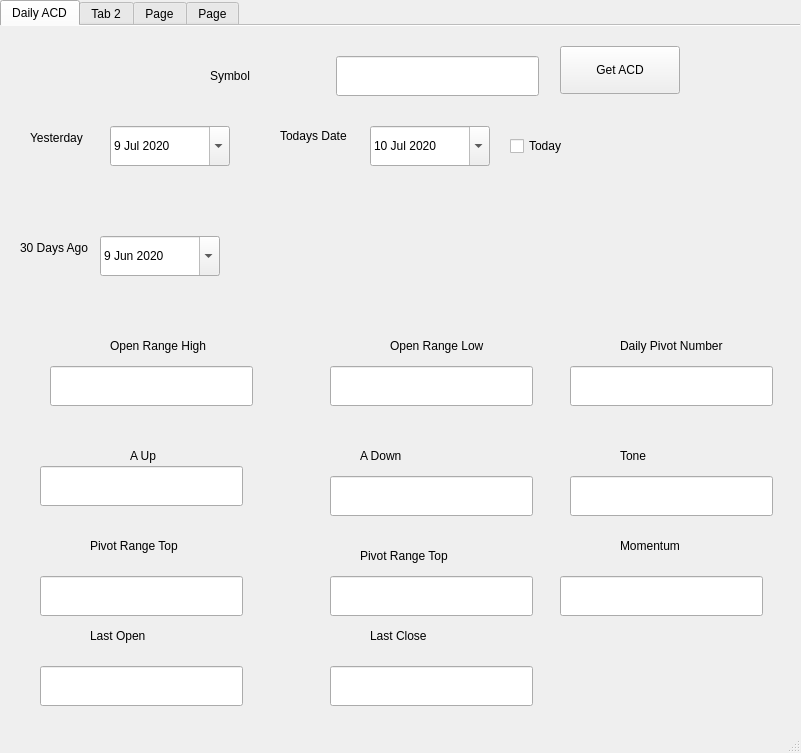
<?xml version="1.0" encoding="UTF-8"?>
<ui version="4.0">
 <class>MainWindow</class>
 <widget class="QMainWindow" name="MainWindow">
  <property name="geometry">
   <rect>
    <x>0</x>
    <y>0</y>
    <width>801</width>
    <height>753</height>
   </rect>
  </property>
  <property name="windowTitle">
   <string>MainWindow</string>
  </property>
  <widget class="QWidget" name="centralwidget">
   <widget class="QTabWidget" name="tabWidget">
    <property name="geometry">
     <rect>
      <x>0</x>
      <y>0</y>
      <width>800</width>
      <height>741</height>
     </rect>
    </property>
    <property name="minimumSize">
     <size>
      <width>800</width>
      <height>600</height>
     </size>
    </property>
    <property name="baseSize">
     <size>
      <width>799</width>
      <height>600</height>
     </size>
    </property>
    <property name="autoFillBackground">
     <bool>true</bool>
    </property>
    <property name="currentIndex">
     <number>0</number>
    </property>
    <property name="usesScrollButtons">
     <bool>false</bool>
    </property>
    <property name="documentMode">
     <bool>true</bool>
    </property>
    <widget class="QWidget" name="tab">
     <attribute name="title">
      <string>Daily ACD</string>
     </attribute>
     <widget class="QLabel" name="labelStartDate">
      <property name="geometry">
       <rect>
        <x>20</x>
        <y>190</y>
        <width>103</width>
        <height>64</height>
       </rect>
      </property>
      <property name="text">
       <string>30 Days Ago </string>
      </property>
     </widget>
     <widget class="QLabel" name="labelTodayDate">
      <property name="geometry">
       <rect>
        <x>280</x>
        <y>90</y>
        <width>89</width>
        <height>40</height>
       </rect>
      </property>
      <property name="text">
       <string>Todays Date</string>
      </property>
     </widget>
     <widget class="QDateEdit" name="dateEditStart">
      <property name="geometry">
       <rect>
        <x>100</x>
        <y>210</y>
        <width>120</width>
        <height>40</height>
       </rect>
      </property>
      <property name="minimumSize">
       <size>
        <width>120</width>
        <height>40</height>
       </size>
      </property>
      <property name="baseSize">
       <size>
        <width>120</width>
        <height>40</height>
       </size>
      </property>
      <property name="styleSheet">
       <string notr="true">
QDateEdit{ color: red,basesize:120x48 }
</string>
      </property>
      <property name="dateTime">
       <datetime>
        <hour>0</hour>
        <minute>0</minute>
        <second>0</second>
        <year>2020</year>
        <month>6</month>
        <day>9</day>
       </datetime>
      </property>
      <property name="maximumDate">
       <date>
        <year>2022</year>
        <month>1</month>
        <day>1</day>
       </date>
      </property>
      <property name="minimumDate">
       <date>
        <year>1986</year>
        <month>1</month>
        <day>1</day>
       </date>
      </property>
      <property name="calendarPopup">
       <bool>true</bool>
      </property>
      <property name="date">
       <date>
        <year>2020</year>
        <month>6</month>
        <day>9</day>
       </date>
      </property>
     </widget>
     <widget class="QDateEdit" name="dateEditToday">
      <property name="geometry">
       <rect>
        <x>370</x>
        <y>100</y>
        <width>120</width>
        <height>40</height>
       </rect>
      </property>
      <property name="minimumSize">
       <size>
        <width>120</width>
        <height>40</height>
       </size>
      </property>
      <property name="baseSize">
       <size>
        <width>120</width>
        <height>40</height>
       </size>
      </property>
      <property name="maximumDate">
       <date>
        <year>2022</year>
        <month>1</month>
        <day>1</day>
       </date>
      </property>
      <property name="minimumDate">
       <date>
        <year>1986</year>
        <month>1</month>
        <day>1</day>
       </date>
      </property>
      <property name="calendarPopup">
       <bool>true</bool>
      </property>
      <property name="date">
       <date>
        <year>2020</year>
        <month>7</month>
        <day>10</day>
       </date>
      </property>
     </widget>
     <widget class="QCheckBox" name="checkBoxToday">
      <property name="geometry">
       <rect>
        <x>510</x>
        <y>100</y>
        <width>88</width>
        <height>40</height>
       </rect>
      </property>
      <property name="sizePolicy">
       <sizepolicy hsizetype="Minimum" vsizetype="Minimum">
        <horstretch>0</horstretch>
        <verstretch>0</verstretch>
       </sizepolicy>
      </property>
      <property name="minimumSize">
       <size>
        <width>44</width>
        <height>16</height>
       </size>
      </property>
      <property name="baseSize">
       <size>
        <width>44</width>
        <height>16</height>
       </size>
      </property>
      <property name="focusPolicy">
       <enum>Qt::WheelFocus</enum>
      </property>
      <property name="autoFillBackground">
       <bool>true</bool>
      </property>
      <property name="styleSheet">
       <string notr="true"/>
      </property>
      <property name="text">
       <string>Today</string>
      </property>
     </widget>
     <widget class="QLineEdit" name="lineEditSymbol">
      <property name="enabled">
       <bool>true</bool>
      </property>
      <property name="geometry">
       <rect>
        <x>336</x>
        <y>30</y>
        <width>203</width>
        <height>40</height>
       </rect>
      </property>
      <property name="sizePolicy">
       <sizepolicy hsizetype="Minimum" vsizetype="Fixed">
        <horstretch>0</horstretch>
        <verstretch>0</verstretch>
       </sizepolicy>
      </property>
      <property name="minimumSize">
       <size>
        <width>120</width>
        <height>40</height>
       </size>
      </property>
      <property name="baseSize">
       <size>
        <width>120</width>
        <height>40</height>
       </size>
      </property>
      <property name="font">
       <font>
        <pointsize>14</pointsize>
        <weight>75</weight>
        <bold>true</bold>
       </font>
      </property>
      <property name="text">
       <string/>
      </property>
     </widget>
     <widget class="QLabel" name="labelSymbol">
      <property name="enabled">
       <bool>true</bool>
      </property>
      <property name="geometry">
       <rect>
        <x>210</x>
        <y>30</y>
        <width>120</width>
        <height>40</height>
       </rect>
      </property>
      <property name="minimumSize">
       <size>
        <width>120</width>
        <height>40</height>
       </size>
      </property>
      <property name="baseSize">
       <size>
        <width>120</width>
        <height>40</height>
       </size>
      </property>
      <property name="text">
       <string>Symbol</string>
      </property>
     </widget>
     <widget class="QLabel" name="labelYesterdayDate">
      <property name="geometry">
       <rect>
        <x>30</x>
        <y>80</y>
        <width>103</width>
        <height>64</height>
       </rect>
      </property>
      <property name="text">
       <string>Yesterday</string>
      </property>
     </widget>
     <widget class="QDateEdit" name="dateEditYesterday">
      <property name="geometry">
       <rect>
        <x>110</x>
        <y>100</y>
        <width>120</width>
        <height>40</height>
       </rect>
      </property>
      <property name="minimumSize">
       <size>
        <width>120</width>
        <height>40</height>
       </size>
      </property>
      <property name="baseSize">
       <size>
        <width>120</width>
        <height>40</height>
       </size>
      </property>
      <property name="styleSheet">
       <string notr="true">
QDateEdit{ color: red,basesize:120x48 }
</string>
      </property>
      <property name="maximumDate">
       <date>
        <year>2022</year>
        <month>1</month>
        <day>1</day>
       </date>
      </property>
      <property name="minimumDate">
       <date>
        <year>1986</year>
        <month>1</month>
        <day>1</day>
       </date>
      </property>
      <property name="calendarPopup">
       <bool>true</bool>
      </property>
      <property name="date">
       <date>
        <year>2020</year>
        <month>7</month>
        <day>9</day>
       </date>
      </property>
     </widget>
     <widget class="QPushButton" name="pushButtonACD">
      <property name="geometry">
       <rect>
        <x>560</x>
        <y>20</y>
        <width>120</width>
        <height>48</height>
       </rect>
      </property>
      <property name="minimumSize">
       <size>
        <width>120</width>
        <height>48</height>
       </size>
      </property>
      <property name="baseSize">
       <size>
        <width>120</width>
        <height>48</height>
       </size>
      </property>
      <property name="text">
       <string>Get ACD</string>
      </property>
     </widget>
     <widget class="QLineEdit" name="lineEditOpenRangeHigh">
      <property name="enabled">
       <bool>true</bool>
      </property>
      <property name="geometry">
       <rect>
        <x>50</x>
        <y>340</y>
        <width>203</width>
        <height>40</height>
       </rect>
      </property>
      <property name="sizePolicy">
       <sizepolicy hsizetype="Minimum" vsizetype="Fixed">
        <horstretch>0</horstretch>
        <verstretch>0</verstretch>
       </sizepolicy>
      </property>
      <property name="minimumSize">
       <size>
        <width>120</width>
        <height>40</height>
       </size>
      </property>
      <property name="baseSize">
       <size>
        <width>120</width>
        <height>40</height>
       </size>
      </property>
      <property name="font">
       <font>
        <pointsize>14</pointsize>
        <weight>75</weight>
        <bold>true</bold>
       </font>
      </property>
      <property name="text">
       <string/>
      </property>
     </widget>
     <widget class="QLabel" name="labelOpenRangeHigh">
      <property name="enabled">
       <bool>true</bool>
      </property>
      <property name="geometry">
       <rect>
        <x>110</x>
        <y>300</y>
        <width>120</width>
        <height>40</height>
       </rect>
      </property>
      <property name="minimumSize">
       <size>
        <width>120</width>
        <height>40</height>
       </size>
      </property>
      <property name="baseSize">
       <size>
        <width>120</width>
        <height>40</height>
       </size>
      </property>
      <property name="text">
       <string>Open Range High</string>
      </property>
     </widget>
     <widget class="QLabel" name="labelOpenRangeLow">
      <property name="enabled">
       <bool>true</bool>
      </property>
      <property name="geometry">
       <rect>
        <x>390</x>
        <y>300</y>
        <width>120</width>
        <height>40</height>
       </rect>
      </property>
      <property name="minimumSize">
       <size>
        <width>120</width>
        <height>40</height>
       </size>
      </property>
      <property name="baseSize">
       <size>
        <width>120</width>
        <height>40</height>
       </size>
      </property>
      <property name="text">
       <string>Open Range Low</string>
      </property>
     </widget>
     <widget class="QLineEdit" name="lineEditOpenRangeLow">
      <property name="enabled">
       <bool>true</bool>
      </property>
      <property name="geometry">
       <rect>
        <x>330</x>
        <y>340</y>
        <width>203</width>
        <height>40</height>
       </rect>
      </property>
      <property name="sizePolicy">
       <sizepolicy hsizetype="Minimum" vsizetype="Fixed">
        <horstretch>0</horstretch>
        <verstretch>0</verstretch>
       </sizepolicy>
      </property>
      <property name="minimumSize">
       <size>
        <width>120</width>
        <height>40</height>
       </size>
      </property>
      <property name="baseSize">
       <size>
        <width>120</width>
        <height>40</height>
       </size>
      </property>
      <property name="font">
       <font>
        <pointsize>14</pointsize>
        <weight>75</weight>
        <bold>true</bold>
       </font>
      </property>
      <property name="text">
       <string/>
      </property>
     </widget>
     <widget class="QLineEdit" name="lineEditDailyPivotNumber">
      <property name="enabled">
       <bool>true</bool>
      </property>
      <property name="geometry">
       <rect>
        <x>570</x>
        <y>340</y>
        <width>203</width>
        <height>40</height>
       </rect>
      </property>
      <property name="sizePolicy">
       <sizepolicy hsizetype="Minimum" vsizetype="Fixed">
        <horstretch>0</horstretch>
        <verstretch>0</verstretch>
       </sizepolicy>
      </property>
      <property name="minimumSize">
       <size>
        <width>120</width>
        <height>40</height>
       </size>
      </property>
      <property name="baseSize">
       <size>
        <width>120</width>
        <height>40</height>
       </size>
      </property>
      <property name="font">
       <font>
        <pointsize>14</pointsize>
        <weight>75</weight>
        <bold>true</bold>
       </font>
      </property>
      <property name="text">
       <string/>
      </property>
     </widget>
     <widget class="QLabel" name="labelDailyPivotNumber">
      <property name="enabled">
       <bool>true</bool>
      </property>
      <property name="geometry">
       <rect>
        <x>620</x>
        <y>300</y>
        <width>120</width>
        <height>40</height>
       </rect>
      </property>
      <property name="minimumSize">
       <size>
        <width>120</width>
        <height>40</height>
       </size>
      </property>
      <property name="baseSize">
       <size>
        <width>120</width>
        <height>40</height>
       </size>
      </property>
      <property name="text">
       <string>Daily Pivot Number</string>
      </property>
     </widget>
     <widget class="QLabel" name="labelAup">
      <property name="enabled">
       <bool>true</bool>
      </property>
      <property name="geometry">
       <rect>
        <x>130</x>
        <y>410</y>
        <width>120</width>
        <height>40</height>
       </rect>
      </property>
      <property name="minimumSize">
       <size>
        <width>120</width>
        <height>40</height>
       </size>
      </property>
      <property name="baseSize">
       <size>
        <width>120</width>
        <height>40</height>
       </size>
      </property>
      <property name="text">
       <string>A Up </string>
      </property>
     </widget>
     <widget class="QLineEdit" name="lineEditAup">
      <property name="enabled">
       <bool>true</bool>
      </property>
      <property name="geometry">
       <rect>
        <x>40</x>
        <y>440</y>
        <width>203</width>
        <height>40</height>
       </rect>
      </property>
      <property name="sizePolicy">
       <sizepolicy hsizetype="Minimum" vsizetype="Fixed">
        <horstretch>0</horstretch>
        <verstretch>0</verstretch>
       </sizepolicy>
      </property>
      <property name="minimumSize">
       <size>
        <width>120</width>
        <height>40</height>
       </size>
      </property>
      <property name="baseSize">
       <size>
        <width>120</width>
        <height>40</height>
       </size>
      </property>
      <property name="font">
       <font>
        <pointsize>14</pointsize>
        <weight>75</weight>
        <bold>true</bold>
       </font>
      </property>
      <property name="text">
       <string/>
      </property>
     </widget>
     <widget class="QLabel" name="labelAdwn">
      <property name="enabled">
       <bool>true</bool>
      </property>
      <property name="geometry">
       <rect>
        <x>360</x>
        <y>410</y>
        <width>120</width>
        <height>40</height>
       </rect>
      </property>
      <property name="minimumSize">
       <size>
        <width>120</width>
        <height>40</height>
       </size>
      </property>
      <property name="baseSize">
       <size>
        <width>120</width>
        <height>40</height>
       </size>
      </property>
      <property name="text">
       <string>A Down</string>
      </property>
     </widget>
     <widget class="QLineEdit" name="lineEditAdwn">
      <property name="enabled">
       <bool>true</bool>
      </property>
      <property name="geometry">
       <rect>
        <x>330</x>
        <y>450</y>
        <width>203</width>
        <height>40</height>
       </rect>
      </property>
      <property name="sizePolicy">
       <sizepolicy hsizetype="Minimum" vsizetype="Fixed">
        <horstretch>0</horstretch>
        <verstretch>0</verstretch>
       </sizepolicy>
      </property>
      <property name="minimumSize">
       <size>
        <width>120</width>
        <height>40</height>
       </size>
      </property>
      <property name="baseSize">
       <size>
        <width>120</width>
        <height>40</height>
       </size>
      </property>
      <property name="font">
       <font>
        <pointsize>14</pointsize>
        <weight>75</weight>
        <bold>true</bold>
       </font>
      </property>
      <property name="text">
       <string/>
      </property>
     </widget>
     <widget class="QLineEdit" name="lineEditTone">
      <property name="enabled">
       <bool>true</bool>
      </property>
      <property name="geometry">
       <rect>
        <x>570</x>
        <y>450</y>
        <width>203</width>
        <height>40</height>
       </rect>
      </property>
      <property name="sizePolicy">
       <sizepolicy hsizetype="Minimum" vsizetype="Fixed">
        <horstretch>0</horstretch>
        <verstretch>0</verstretch>
       </sizepolicy>
      </property>
      <property name="minimumSize">
       <size>
        <width>120</width>
        <height>40</height>
       </size>
      </property>
      <property name="baseSize">
       <size>
        <width>120</width>
        <height>40</height>
       </size>
      </property>
      <property name="font">
       <font>
        <pointsize>14</pointsize>
        <weight>75</weight>
        <bold>true</bold>
       </font>
      </property>
      <property name="text">
       <string/>
      </property>
     </widget>
     <widget class="QLabel" name="labelTone">
      <property name="enabled">
       <bool>true</bool>
      </property>
      <property name="geometry">
       <rect>
        <x>620</x>
        <y>410</y>
        <width>120</width>
        <height>40</height>
       </rect>
      </property>
      <property name="minimumSize">
       <size>
        <width>120</width>
        <height>40</height>
       </size>
      </property>
      <property name="baseSize">
       <size>
        <width>120</width>
        <height>40</height>
       </size>
      </property>
      <property name="text">
       <string>Tone</string>
      </property>
     </widget>
     <widget class="QLabel" name="labelPivotRangeTop">
      <property name="enabled">
       <bool>true</bool>
      </property>
      <property name="geometry">
       <rect>
        <x>90</x>
        <y>500</y>
        <width>120</width>
        <height>40</height>
       </rect>
      </property>
      <property name="minimumSize">
       <size>
        <width>120</width>
        <height>40</height>
       </size>
      </property>
      <property name="baseSize">
       <size>
        <width>120</width>
        <height>40</height>
       </size>
      </property>
      <property name="text">
       <string>Pivot Range Top</string>
      </property>
     </widget>
     <widget class="QLineEdit" name="lineEditPivotRangeTop">
      <property name="enabled">
       <bool>true</bool>
      </property>
      <property name="geometry">
       <rect>
        <x>40</x>
        <y>550</y>
        <width>203</width>
        <height>40</height>
       </rect>
      </property>
      <property name="sizePolicy">
       <sizepolicy hsizetype="Minimum" vsizetype="Fixed">
        <horstretch>0</horstretch>
        <verstretch>0</verstretch>
       </sizepolicy>
      </property>
      <property name="minimumSize">
       <size>
        <width>120</width>
        <height>40</height>
       </size>
      </property>
      <property name="baseSize">
       <size>
        <width>120</width>
        <height>40</height>
       </size>
      </property>
      <property name="font">
       <font>
        <pointsize>14</pointsize>
        <weight>75</weight>
        <bold>true</bold>
       </font>
      </property>
      <property name="text">
       <string/>
      </property>
     </widget>
     <widget class="QLabel" name="labelPivotRangeBottom">
      <property name="enabled">
       <bool>true</bool>
      </property>
      <property name="geometry">
       <rect>
        <x>360</x>
        <y>510</y>
        <width>120</width>
        <height>40</height>
       </rect>
      </property>
      <property name="minimumSize">
       <size>
        <width>120</width>
        <height>40</height>
       </size>
      </property>
      <property name="baseSize">
       <size>
        <width>120</width>
        <height>40</height>
       </size>
      </property>
      <property name="text">
       <string>Pivot Range Top</string>
      </property>
     </widget>
     <widget class="QLineEdit" name="lineEditPivotRangeBottom">
      <property name="enabled">
       <bool>true</bool>
      </property>
      <property name="geometry">
       <rect>
        <x>330</x>
        <y>550</y>
        <width>203</width>
        <height>40</height>
       </rect>
      </property>
      <property name="sizePolicy">
       <sizepolicy hsizetype="Minimum" vsizetype="Fixed">
        <horstretch>0</horstretch>
        <verstretch>0</verstretch>
       </sizepolicy>
      </property>
      <property name="minimumSize">
       <size>
        <width>120</width>
        <height>40</height>
       </size>
      </property>
      <property name="baseSize">
       <size>
        <width>120</width>
        <height>40</height>
       </size>
      </property>
      <property name="font">
       <font>
        <pointsize>14</pointsize>
        <weight>75</weight>
        <bold>true</bold>
       </font>
      </property>
      <property name="text">
       <string/>
      </property>
     </widget>
     <widget class="QLineEdit" name="lineEditLastOpen">
      <property name="enabled">
       <bool>true</bool>
      </property>
      <property name="geometry">
       <rect>
        <x>40</x>
        <y>640</y>
        <width>203</width>
        <height>40</height>
       </rect>
      </property>
      <property name="sizePolicy">
       <sizepolicy hsizetype="Minimum" vsizetype="Fixed">
        <horstretch>0</horstretch>
        <verstretch>0</verstretch>
       </sizepolicy>
      </property>
      <property name="minimumSize">
       <size>
        <width>120</width>
        <height>40</height>
       </size>
      </property>
      <property name="baseSize">
       <size>
        <width>120</width>
        <height>40</height>
       </size>
      </property>
      <property name="font">
       <font>
        <pointsize>14</pointsize>
        <weight>75</weight>
        <bold>true</bold>
       </font>
      </property>
      <property name="text">
       <string/>
      </property>
     </widget>
     <widget class="QLineEdit" name="lineEditLastClose">
      <property name="enabled">
       <bool>true</bool>
      </property>
      <property name="geometry">
       <rect>
        <x>330</x>
        <y>640</y>
        <width>203</width>
        <height>40</height>
       </rect>
      </property>
      <property name="sizePolicy">
       <sizepolicy hsizetype="Minimum" vsizetype="Fixed">
        <horstretch>0</horstretch>
        <verstretch>0</verstretch>
       </sizepolicy>
      </property>
      <property name="minimumSize">
       <size>
        <width>120</width>
        <height>40</height>
       </size>
      </property>
      <property name="baseSize">
       <size>
        <width>120</width>
        <height>40</height>
       </size>
      </property>
      <property name="font">
       <font>
        <pointsize>14</pointsize>
        <weight>75</weight>
        <bold>true</bold>
       </font>
      </property>
      <property name="text">
       <string/>
      </property>
     </widget>
     <widget class="QLabel" name="labelPivotRangeTop_2">
      <property name="enabled">
       <bool>true</bool>
      </property>
      <property name="geometry">
       <rect>
        <x>90</x>
        <y>590</y>
        <width>120</width>
        <height>40</height>
       </rect>
      </property>
      <property name="minimumSize">
       <size>
        <width>120</width>
        <height>40</height>
       </size>
      </property>
      <property name="baseSize">
       <size>
        <width>120</width>
        <height>40</height>
       </size>
      </property>
      <property name="text">
       <string>Last Open</string>
      </property>
     </widget>
     <widget class="QLabel" name="labelPivotRangeTop_3">
      <property name="enabled">
       <bool>true</bool>
      </property>
      <property name="geometry">
       <rect>
        <x>370</x>
        <y>590</y>
        <width>120</width>
        <height>40</height>
       </rect>
      </property>
      <property name="minimumSize">
       <size>
        <width>120</width>
        <height>40</height>
       </size>
      </property>
      <property name="baseSize">
       <size>
        <width>120</width>
        <height>40</height>
       </size>
      </property>
      <property name="text">
       <string>Last Close</string>
      </property>
     </widget>
     <widget class="QLineEdit" name="lineEditMomentum">
      <property name="enabled">
       <bool>true</bool>
      </property>
      <property name="geometry">
       <rect>
        <x>560</x>
        <y>550</y>
        <width>203</width>
        <height>40</height>
       </rect>
      </property>
      <property name="sizePolicy">
       <sizepolicy hsizetype="Minimum" vsizetype="Fixed">
        <horstretch>0</horstretch>
        <verstretch>0</verstretch>
       </sizepolicy>
      </property>
      <property name="minimumSize">
       <size>
        <width>120</width>
        <height>40</height>
       </size>
      </property>
      <property name="baseSize">
       <size>
        <width>120</width>
        <height>40</height>
       </size>
      </property>
      <property name="font">
       <font>
        <pointsize>14</pointsize>
        <weight>75</weight>
        <bold>true</bold>
       </font>
      </property>
      <property name="text">
       <string/>
      </property>
     </widget>
     <widget class="QLabel" name="labelMomentum">
      <property name="enabled">
       <bool>true</bool>
      </property>
      <property name="geometry">
       <rect>
        <x>620</x>
        <y>500</y>
        <width>120</width>
        <height>40</height>
       </rect>
      </property>
      <property name="minimumSize">
       <size>
        <width>120</width>
        <height>40</height>
       </size>
      </property>
      <property name="baseSize">
       <size>
        <width>120</width>
        <height>40</height>
       </size>
      </property>
      <property name="text">
       <string>Momentum</string>
      </property>
     </widget>
    </widget>
    <widget class="QWidget" name="tab_2">
     <attribute name="title">
      <string>Tab 2</string>
     </attribute>
    </widget>
    <widget class="QWidget" name="tab_3">
     <attribute name="title">
      <string>Page</string>
     </attribute>
    </widget>
    <widget class="QWidget" name="tab_4">
     <attribute name="title">
      <string>Page</string>
     </attribute>
    </widget>
   </widget>
  </widget>
  <widget class="QStatusBar" name="statusbar"/>
 </widget>
 <resources/>
 <connections>
  <connection>
   <sender>pushButtonACD</sender>
   <signal>clicked()</signal>
   <receiver>MainWindow</receiver>
   <slot>getACD()</slot>
   <hints>
    <hint type="sourcelabel">
     <x>619</x>
     <y>64</y>
    </hint>
    <hint type="destinationlabel">
     <x>400</x>
     <y>315</y>
    </hint>
   </hints>
  </connection>
 </connections>
 <slots>
  <slot>getACD()</slot>
 </slots>
</ui>
